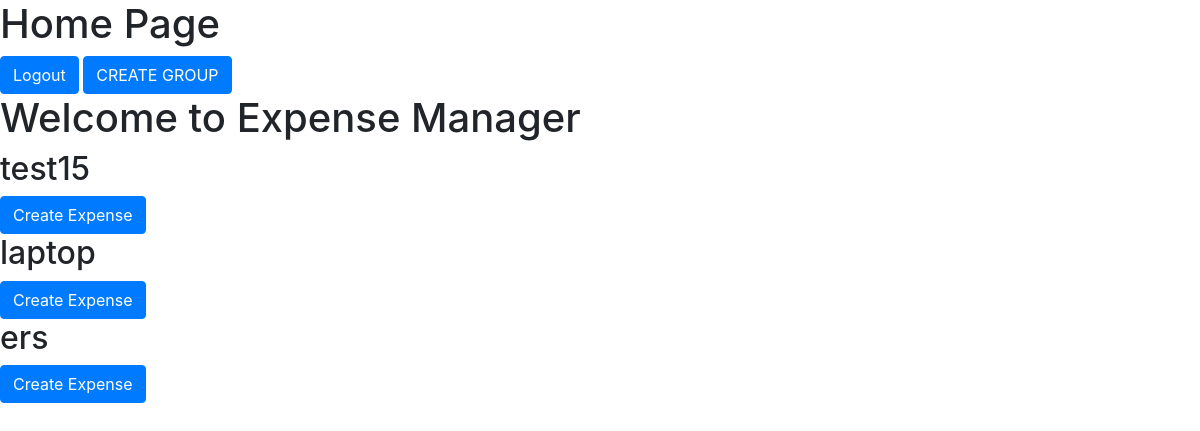
Screenshot of /home/ (signed in) with the database file from the repository.
### expenses/models.py (models this page shows)
class Group(models.Model):
    name=models.CharField(max_length=60)
    members=models.ManyToManyField(User, related_name="group_members")

### expenses/views.py (the view)
# urls.py: path('home/',views.HomePage,name='home'),
@login_required(login_url='login')
def HomePage(request):
    groups = request.user.group_members.all()
    print(groups)
    return render (request,'home.html',{'groups': groups})

### templates/home.html (shortened to what this page needs)
<!doctype html>
<html lang="en">
  <head>
    <link rel="stylesheet" href="https://cdn.jsdelivr.net/npm/bootstrap@4.3.1/dist/css/bootstrap.min.css">
  </head>
  <body>
    <h1>Home Page</h1>
    <a href="{% url 'logout' %}" class="btn btn-primary">Logout</a>
    <a href="{% url 'create_group' %}" class="btn btn-primary">CREATE GROUP</a>
    <h1>Welcome to Expense Manager</h1>
    {% for group in groups %}
        <div>
            <h2>{{ group.name }}</h2>
            <a href="{% url 'create_expense' group.id %}" class="btn btn-primary">Create Expense</a>
        </div>
    {% endfor %}
  </body>
</html>

### rows the page displays
Group: name "test15"
Group: name "laptop"
Group: name "ers"
